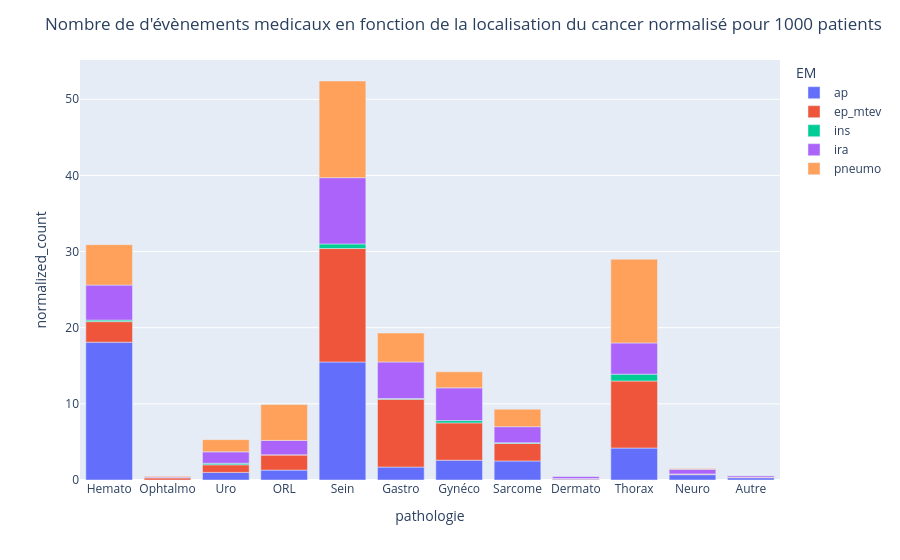

Notebook source saved alongside this figure:
### Code cell
import plotly.express as px

fig = px.bar(df_em_patho, x="pathologie", y="normalized_count", color="EM") #, barmode="group"

fig.update_layout(title="Nombre de d'évènements medicaux en fonction de la localisation du cancer normalisé pour 1000 patients")
fig.show()

### Figure 1 — Plotly figure (JSON) as saved in the notebook; plotly's stock layout.template omitted (floating-point values rounded to 4 significant figures)
{"data": [{"alignmentgroup": "True", "hovertemplate": "EM=ap<br>pathologie=%{x}<br>normalized_count=%{y}<extra></extra>", "legendgroup": "ap", "marker": {"color": "#636efa", "pattern": {"shape": ""}}, "name": "ap", "offsetgroup": "ap", "orientation": "v", "showlegend": true, "textposition": "auto", "type": "bar", "x": ["Hemato", "Ophtalmo", "Uro", "ORL", "Sein", "Gastro", "Gynéco", "Sarcome", "Dermato", "Thorax", "Neuro", "Autre"], "xaxis": "x", "y": [18.1, 0, 1, 1.3, 15.5, 1.7, 2.6, 2.5, 0.1, 4.2, 0.7, 0.3], "yaxis": "y"}, {"alignmentgroup": "True", "hovertemplate": "EM=ep_mtev<br>pathologie=%{x}<br>normalized_count=%{y}<extra></extra>", "legendgroup": "ep_mtev", "marker": {"color": "#EF553B", "pattern": {"shape": ""}}, "name": "ep_mtev", "offsetgroup": "ep_mtev", "orientation": "v", "showlegend": true, "textposition": "auto", "type": "bar", "x": ["Hemato", "Ophtalmo", "Uro", "ORL", "Sein", "Gastro", "Gynéco", "Sarcome", "Dermato", "Thorax", "Neuro", "Autre"], "xaxis": "x", "y": [2.7, 0.3, 1, 2, 14.9, 8.9, 4.9, 2.3, 0.1, 8.8, 0.1, 0.1], "yaxis": "y"}, {"alignmentgroup": "True", "hovertemplate": "EM=ins<br>pathologie=%{x}<br>normalized_count=%{y}<extra></extra>", "legendgroup": "ins", "marker": {"color": "#00cc96", "pattern": {"shape": ""}}, "name": "ins", "offsetgroup": "ins", "orientation": "v", "showlegend": true, "textposition": "auto", "type": "bar", "x": ["Hemato", "Ophtalmo", "Uro", "ORL", "Sein", "Gastro", "Gynéco", "Sarcome", "Dermato", "Thorax", "Neuro", "Autre"], "xaxis": "x", "y": [0.2, 0, 0.2, 0, 0.6, 0.1, 0.3, 0.1, 0, 0.9, 0, 0], "yaxis": "y"}, {"alignmentgroup": "True", "hovertemplate": "EM=ira<br>pathologie=%{x}<br>normalized_count=%{y}<extra></extra>", "legendgroup": "ira", "marker": {"color": "#ab63fa", "pattern": {"shape": ""}}, "name": "ira", "offsetgroup": "ira", "orientation": "v", "showlegend": true, "textposition": "auto", "type": "bar", "x": ["Hemato", "Ophtalmo", "Uro", "ORL", "Sein", "Gastro", "Gynéco", "Sarcome", "Dermato", "Thorax", "Neuro", "Autre"], "xaxis": "x", "y": [4.6, 0.1, 1.5, 1.9, 8.7, 4.8, 4.3, 2.1, 0.3, 4.1, 0.6, 0.2], "yaxis": "y"}, {"alignmentgroup": "True", "hovertemplate": "EM=pneumo<br>pathologie=%{x}<br>normalized_count=%{y}<extra></extra>", "legendgroup": "pneumo", "marker": {"color": "#FFA15A", "pattern": {"shape": ""}}, "name": "pneumo", "offsetgroup": "pneumo", "orientation": "v", "showlegend": true, "textposition": "auto", "type": "bar", "x": ["Hemato", "Ophtalmo", "Uro", "ORL", "Sein", "Gastro", "Gynéco", "Sarcome", "Dermato", "Thorax", "Neuro", "Autre"], "xaxis": "x", "y": [5.3, 0.1, 1.6, 4.7, 12.7, 3.8, 2.1, 2.3, 0, 11, 0.1, 0], "yaxis": "y"}], "layout": {"barmode": "relative", "legend": {"title": {"text": "EM"}, "tracegroupgap": 0}, "margin": {"t": 60}, "title": {"text": "Nombre de d'évènements medicaux en fonction de la localisation du cancer normalisé pour 1000 patients"}, "xaxis": {"anchor": "y", "domain": [0, 1], "title": {"text": "pathologie"}}, "yaxis": {"anchor": "x", "domain": [0, 1], "title": {"text": "normalized_count"}}}}
